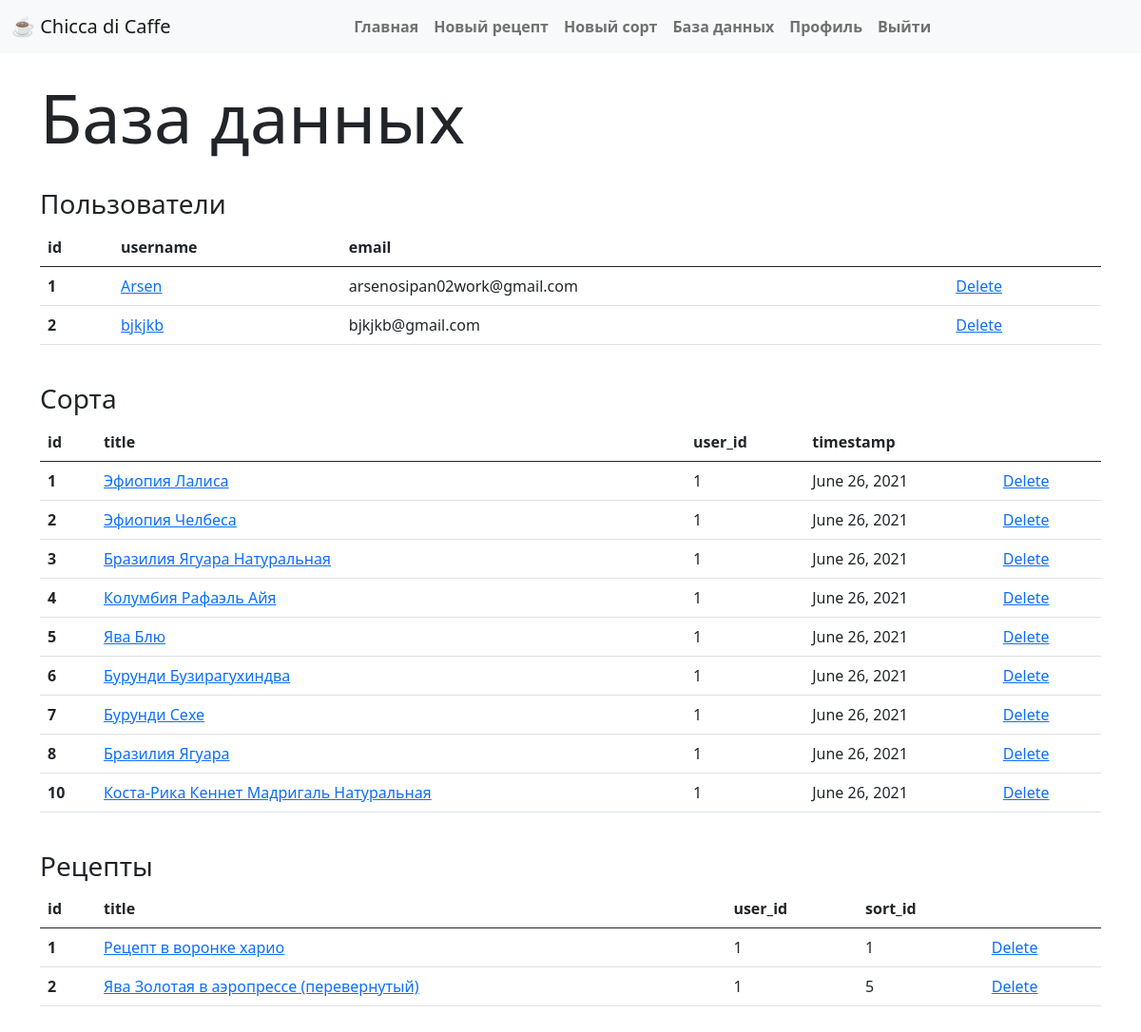
Page /database (signed in) on the committed database.
### app/models.py (models this page shows, shortened)
class User(UserMixin, db.Model):
    id = db.Column(db.Integer, primary_key=True)
    username = db.Column(db.String(32), index=True, unique=True)
    email = db.Column(db.String(120), index=True, unique=True)
    password_hash = db.Column(db.String(128))
    recipes = db.relationship('Recipe', backref='author', lazy='dynamic')

class Sort(db.Model):  # SearchableMixin, db.Model):
    __searchable__ = ['title', 'bouquet']
    id = db.Column(db.Integer, primary_key=True)
    title = db.Column(db.String(60), index=True, unique=True)
    bouquet = db.Column(db.String(120))
    description = db.Column(db.Text())
    timestamp = db.Column(db.DateTime, index=True, default=datetime.utcnow())
    user_id = db.Column(db.Integer, db.ForeignKey('user.id'))

class Recipe(db.Model):
    title = db.Column(db.String(200), index=True, unique=True)
    id = db.Column(db.Integer, primary_key=True)
    timestamp = db.Column(db.DateTime, index=True, default=datetime.utcnow)
    user_id = db.Column(db.Integer, db.ForeignKey('user.id'))
    sort_id = db.Column(db.Integer, db.ForeignKey('sort.id'))
    coffee_mass = db.Column(db.Float)
    water_mass = db.Column(db.Integer)
    water_temp = db.Column(db.Integer)
    grinding = db.Column(db.Float)
    acidity = db.Column(db.Integer)
    tds = db.Column(db.Integer)
    body = db.Column(db.Text())

### app/routes.py (the view)
@app.route('/database')
@login_required
def database():
    if current_user.email not in app.config["ADMINS"]:
        flash('[ACCESS DENIED]')
        return redirect(url_for('index'))
    else:
        users = User.query.all()
        recipes = Recipe.query.all()
        sorts = Sort.query.all()
        return render_template('database.html', users=users, recipes=recipes, sorts=sorts, ADMIN_EMAILS=Config.ADMINS)

### app/models.py (called while the page is built)
@login.user_loader
def load_user(user_id):
    return User.query.get(int(user_id))

### app/templates/database.html
{% extends 'base.html' %}
{% block app_content %}
    <h2 class="display-2">База данных</h2>
    <br>
    <h3>Пользователи</h3>
    <table class="table">
        <thead>
            <tr>
                <th scope="col">id</th>
                <th scope="col">username</th>
                <th scope="col">email</th>
                <th scope="col"></th>
            </tr>
        </thead>
        <tbody>
        {% for user in users %}
            <tr>
                <th scope="row">{{ user.id }}</th>
                <td><a href="{{ url_for('user', user_id = user.id) }}">{{ user.username }}</a></td>
                <td>{{ user.email }}</td>
                <td><a href="{{ url_for('delete_user', user_id=user.id) }}">Delete</a></td>
            </tr>
        {% endfor %}
        </tbody>
    </table>
    <br>
    <h3>Сорта</h3>
    <table class="table">
        <thead>
            <tr>
                <th scope="col">id</th>
                <th scope="col">title</th>
                <th scope="col">user_id</th>
                <th scope="col">timestamp</th>
                <th scope="col"></th>
            </tr>
        </thead>
        <tbody>
        {% for sort in sorts %}
            <tr>
                <th scope="row">{{ sort.id }}</th>
                <td><a href="{{ url_for('sort', sort_id = sort.id) }}">{{ sort.title }}</a></td>
                <td>{{ sort.user_id }}</td>
                <td>{{ moment(sort.timestamp).format('LL') }}</td>
                <td><a href="{{ url_for('delete_sort', sort_id=sort.id) }}">Delete</a></td>
            </tr>
        {% endfor %}
        </tbody>
    </table>
    <br>
    <h3>Рецепты</h3>
    <table class="table">
        <thead>
            <tr>
                <th scope="col">id</th>
                <th scope="col">title</th>
                <th scope="col">user_id</th>
                <th scope="col">sort_id</th>
                <th scope="col"></th>
            </tr>
        </thead>
        <tbody>
        {% for recipe in recipes %}
            <tr>
                <th scope="row">{{ recipe.id }}</th>
                <td scope="row"><a href="{{ url_for('recipe', recipe_id = recipe.id) }}">{{ recipe.title }}</a></td>
                <td>{{ recipe.user_id }}</td>
                <td>{{ recipe.sort_id }}</td>
                <td><a href="{{ url_for('delete_recipe', recipe_id=recipe.id) }}">Delete</a></td>
            </tr>
        {% endfor %}
        </tbody>
    </table>
{% endblock %}

### rows in the picture
User: id "1", username "Arsen", email "arsenosipan02work@gmail.com"
User: id "2", username "bjkjkb", email "bjkjkb@gmail.com"
Sort: id "1", title "Эфиопия Лалиса", user_id "1", timestamp "June 26, 2021"
Sort: id "2", title "Эфиопия Челбеса", user_id "1", timestamp "June 26, 2021"
Sort: id "3", title "Бразилия Ягуара Натуральная", user_id "1", timestamp "June 26, 2021"
Sort: id "4", title "Колумбия Рафаэль Айя", user_id "1", timestamp "June 26, 2021"
Sort: id "5", title "Ява Блю", user_id "1", timestamp "June 26, 2021"
Sort: id "6", title "Бурунди Бузирагухиндва", user_id "1", timestamp "June 26, 2021"
Sort: id "7", title "Бурунди Сехе", user_id "1", timestamp "June 26, 2021"
Sort: id "8", title "Бразилия Ягуара", user_id "1", timestamp "June 26, 2021"
Sort: id "10", title "Коста-Рика Кеннет Мадригаль Натуральная", user_id "1", timestamp "June 26, 2021"
Recipe: id "1", title "Рецепт в воронке харио", user_id "1", sort_id "1"
Recipe: id "2", title "Ява Золотая в аэропрессе (перевернутый)", user_id "1", sort_id "5"
